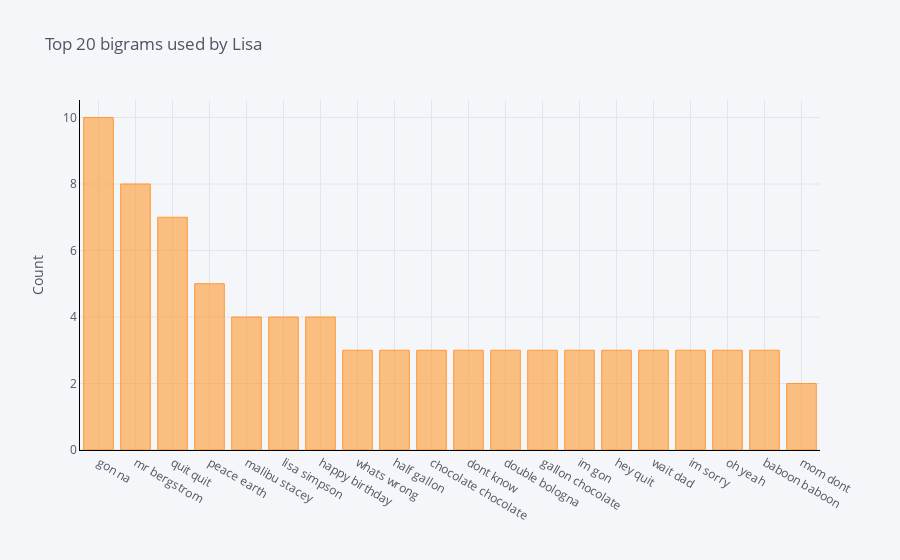
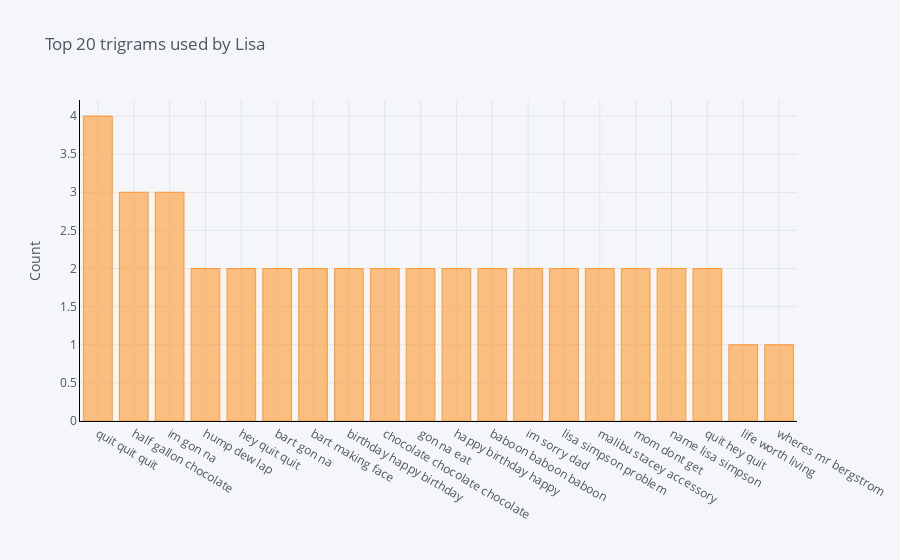

The notebook cell these images were saved under, in order:
### Code cell
common_words = get_top_n_bigram(lisa['normalized_text_new'], 20)
df3 = pd.DataFrame(common_words, columns = ['words' ,'count'])
df3.groupby('words').sum()['count'].sort_values(ascending=False).iplot(
    kind='bar', yTitle='Count', linecolor='black', title='Top 20 bigrams used by Lisa')

common_words = get_top_n_trigram(lisa['normalized_text_new'], 20)
df4 = pd.DataFrame(common_words, columns = ['words' , 'count'])
df4.groupby('words').sum()['count'].sort_values(ascending=False).iplot(
    kind='bar', yTitle='Count', linecolor='black', title='Top 20 trigrams used by Lisa')

### Figure 1 — Plotly figure (JSON) as saved in the notebook; plotly's stock layout.template omitted (floating-point values rounded to 4 significant figures)
{"data": [{"marker": {"color": "rgba(255, 153, 51, 0.6)", "line": {"color": "rgba(255, 153, 51, 1.0)", "width": 1}}, "name": "count", "orientation": "v", "text": "", "type": "bar", "x": ["gon na", "mr bergstrom", "quit quit", "peace earth", "malibu stacey", "lisa simpson", "happy birthday", "whats wrong", "half gallon", "chocolate chocolate", "dont know", "double bologna", "gallon chocolate", "im gon", "hey quit", "wait dad", "im sorry", "oh yeah", "baboon baboon", "mom dont"], "y": [10, 8, 7, 5, 4, 4, 4, 3, 3, 3, 3, 3, 3, 3, 3, 3, 3, 3, 3, 2]}], "layout": {"legend": {"bgcolor": "#F5F6F9", "font": {"color": "#4D5663"}}, "paper_bgcolor": "#F5F6F9", "plot_bgcolor": "#F5F6F9", "title": {"font": {"color": "#4D5663"}, "text": "Top 20 bigrams used by Lisa"}, "xaxis": {"gridcolor": "#E1E5ED", "linecolor": "black", "showgrid": true, "tickfont": {"color": "#4D5663"}, "title": {"font": {"color": "#4D5663"}, "text": ""}, "zerolinecolor": "#E1E5ED"}, "yaxis": {"gridcolor": "#E1E5ED", "linecolor": "black", "showgrid": true, "tickfont": {"color": "#4D5663"}, "title": {"font": {"color": "#4D5663"}, "text": "Count"}, "zerolinecolor": "#E1E5ED"}}}

### Figure 2 — Plotly figure (JSON) as saved in the notebook; plotly's stock layout.template omitted (floating-point values rounded to 4 significant figures)
{"data": [{"marker": {"color": "rgba(255, 153, 51, 0.6)", "line": {"color": "rgba(255, 153, 51, 1.0)", "width": 1}}, "name": "count", "orientation": "v", "text": "", "type": "bar", "x": ["quit quit quit", "half gallon chocolate", "im gon na", "hump dew lap", "hey quit quit", "bart gon na", "bart making face", "birthday happy birthday", "chocolate chocolate chocolate", "gon na eat", "happy birthday happy", "baboon baboon baboon", "im sorry dad", "lisa simpson problem", "malibu stacey accessory", "mom dont get", "name lisa simpson", "quit hey quit", "life worth living", "wheres mr bergstrom"], "y": [4, 3, 3, 2, 2, 2, 2, 2, 2, 2, 2, 2, 2, 2, 2, 2, 2, 2, 1, 1]}], "layout": {"legend": {"bgcolor": "#F5F6F9", "font": {"color": "#4D5663"}}, "paper_bgcolor": "#F5F6F9", "plot_bgcolor": "#F5F6F9", "title": {"font": {"color": "#4D5663"}, "text": "Top 20 trigrams used by Lisa"}, "xaxis": {"gridcolor": "#E1E5ED", "linecolor": "black", "showgrid": true, "tickfont": {"color": "#4D5663"}, "title": {"font": {"color": "#4D5663"}, "text": ""}, "zerolinecolor": "#E1E5ED"}, "yaxis": {"gridcolor": "#E1E5ED", "linecolor": "black", "showgrid": true, "tickfont": {"color": "#4D5663"}, "title": {"font": {"color": "#4D5663"}, "text": "Count"}, "zerolinecolor": "#E1E5ED"}}}
